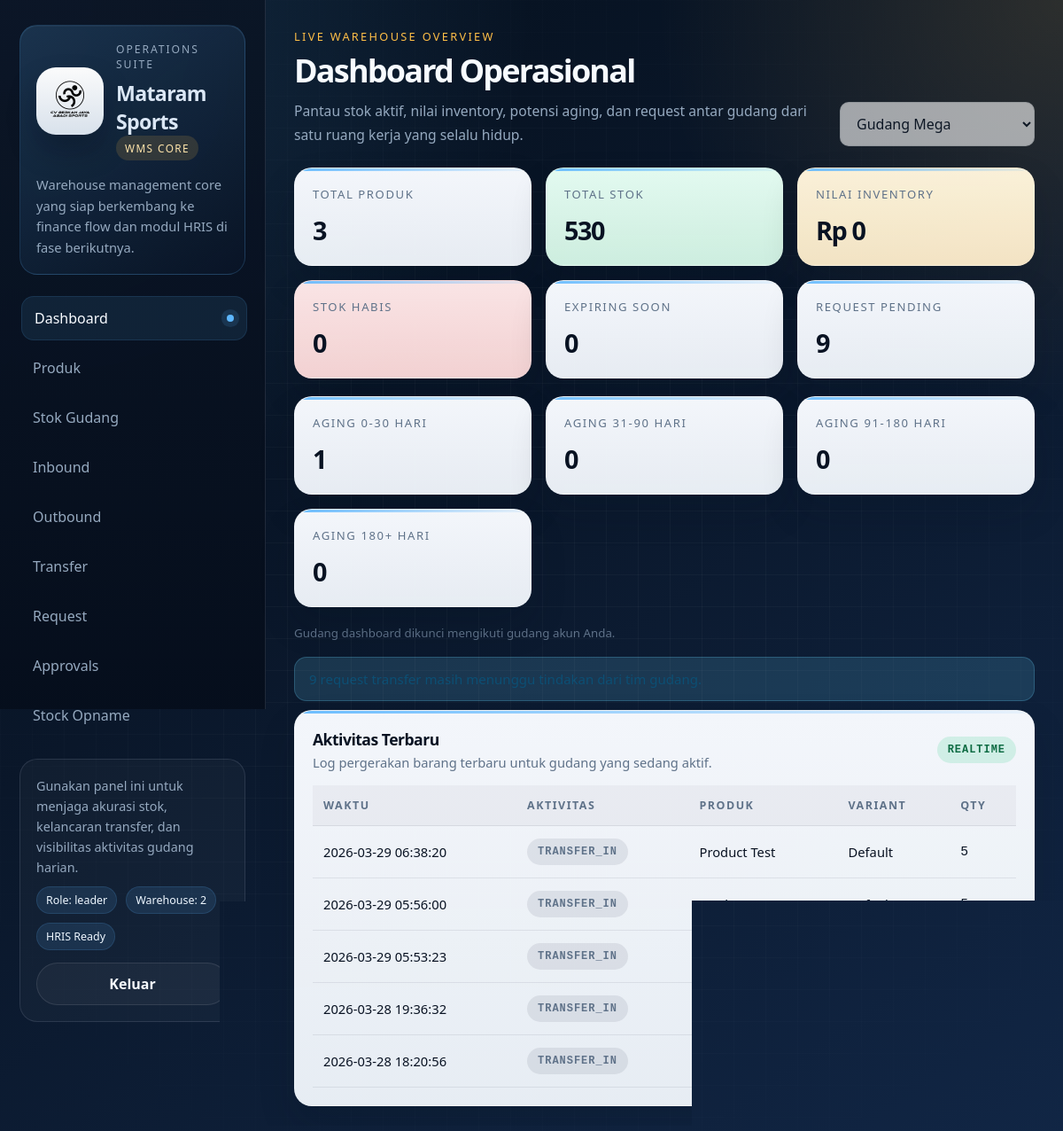
Page / (signed in) on the committed database.
### tables this page shows
CREATE TABLE users(
                id INTEGER PRIMARY KEY AUTOINCREMENT,
                username TEXT UNIQUE,
                password TEXT,
                role TEXT,
                email TEXT,
                phone TEXT
            , notify_email INTEGER DEFAULT 1, notify_whatsapp INTEGER DEFAULT 0, warehouse_id INTEGER);

CREATE TABLE stock_movements(
    id INTEGER PRIMARY KEY AUTOINCREMENT,
    product_id INTEGER,
    variant_id INTEGER,
    warehouse_id INTEGER,
    batch_id INTEGER,
    qty INTEGER,
    type TEXT, -- IN / OUT / TRANSFER_IN / TRANSFER_OUT
    created_at TIMESTAMP DEFAULT CURRENT_TIMESTAMP,

    FOREIGN KEY(batch_id) REFERENCES stock_batches(id)
);

CREATE TABLE products(
    id INTEGER PRIMARY KEY AUTOINCREMENT,
    sku TEXT UNIQUE,
    name TEXT,
    category_id INTEGER,
    FOREIGN KEY(category_id) REFERENCES categories(id)
);

CREATE TABLE product_variants(
    id INTEGER PRIMARY KEY AUTOINCREMENT,
    product_id INTEGER,
    variant TEXT, price_retail REAL DEFAULT 0, price_discount REAL DEFAULT 0, price_nett REAL DEFAULT 0,
    UNIQUE(product_id, variant),
    FOREIGN KEY(product_id) REFERENCES products(id) ON DELETE CASCADE
);

### routes/dashboard.py (the view)
@dashboard_bp.route("/")
def dashboard():
    db = get_db()
    warehouse_id = session.get("warehouse_id")
    if not warehouse_id:
        warehouse = db.execute("SELECT id FROM warehouses LIMIT 1").fetchone()
        warehouse_id = warehouse["id"] if warehouse else 1
        session["warehouse_id"] = warehouse_id
    warehouse_id = validate_warehouse(db, warehouse_id)
    data = get_dashboard_safe(db, warehouse_id)
    try:
        logs_raw = db.execute("""
            SELECT
                sm.created_at AS date,
                sm.type,
                sm.qty,
                p.name AS product_name,
                v.variant
            FROM stock_movements sm
            LEFT JOIN products p ON sm.product_id = p.id
            LEFT JOIN product_variants v ON sm.variant_id = v.id
            WHERE sm.warehouse_id=?
            ORDER BY datetime(sm.created_at) DESC
            LIMIT 20
        """, (warehouse_id,)).fetchall()
        logs = [dict(r) for r in logs_raw]
    except:
        logs = []
    warehouses = db.execute("""
        SELECT * FROM warehouses ORDER BY name
    """).fetchall()
    return render_template(
        "index.html",
        data=data,
        logs=logs,
        warehouses=warehouses,
        warehouse_id=warehouse_id
    )

### database.py (called while the page is built)
def get_db():
    db = g.get("db")
    if db is None:
        db_path = current_app.config["DATABASE"]
        db_dir = os.path.dirname(db_path)
        if db_dir and not os.path.exists(db_dir):
            os.makedirs(db_dir, exist_ok=True)
        db = sqlite3.connect(
            db_path,
            timeout=30,
            check_same_thread=False,
            isolation_level=None  # 🔥 AUTO COMMIT MODE
        )
        db.row_factory = sqlite3.Row
        try:
            db.execute("PRAGMA foreign_keys = ON")
            db.execute("PRAGMA journal_mode = WAL")
            db.execute("PRAGMA synchronous = NORMAL")
            db.execute("PRAGMA temp_store = MEMORY")
            db.execute("PRAGMA busy_timeout = 30000")  # 🔥 WAIT LOCK
        except:
            pass
        g.db = db
    return db

### routes/dashboard.py (called while the page is built)
def default_dashboard():
    return {
        "total_product": 0,
        "total_stock": 0,
        "stock_out": 0,
        "inventory_value": 0,
        "expiring_alert": 0,
        "pending_requests": 0,
        "aging": [0, 0, 0, 0]
    }

def validate_warehouse(db, warehouse_id):
    exist = db.execute(
        "SELECT id FROM warehouses WHERE id=?",
        (warehouse_id,)
    ).fetchone()
    return warehouse_id if exist else 1

### templates/index.html (shortened to what this page needs)
{% extends "base.html" %}
{% block eyebrow %}Live Warehouse Overview{% endblock %}
{% block page_title %}Dashboard Operasional{% endblock %}
{% block page_subtitle %}Pantau stok aktif, nilai inventory, potensi aging, dan request antar gudang dari satu ruang kerja yang selalu hidup.{% endblock %}
{% block page_actions %}
<select id="warehouseSelect" class="pill-select" {% if session.get("role") in ["leader", "admin"] %}disabled{% endif %}>
    {% for w in warehouses %}
    <option value="{{ w.id }}" {% if warehouse_id == w.id %}selected{% endif %}>{{ w.name }}</option>
    {% endfor %}
</select>
{% endblock %}
{% block content %}
<div class="cards">
    <div class="card">
        <p>Total Produk</p>
        <h2 id="p1">{{ data.total_product }}</h2>
    </div>
    <div class="card success">
        <p>Total Stok</p>
        <h2 id="p2">{{ data.total_stock }}</h2>
    </div>
    <div class="card warning">
        <p>Nilai Inventory</p>
        <h2 id="p3">Rp {{ "{:,.0f}".format(data.inventory_value or 0).replace(",", ".") }}</h2>
    </div>
    <div class="card danger">
        <p>Stok Habis</p>
        <h2 id="p4">{{ data.stock_out }}</h2>
    </div>
    <div class="card">
        <p>Expiring Soon</p>
        <h2 id="p5">{{ data.expiring_alert }}</h2>
    </div>
    <div class="card">
        <p>Request Pending</p>
        <h2 id="p6">{{ data.pending_requests }}</h2>
    </div>
</div>
<div class="summary">
    <div class="card-mini">
        <p>Aging 0-30 Hari</p>
        <h3>{{ data.aging[0] }}</h3>
    </div>
    <div class="card-mini">
        <p>Aging 31-90 Hari</p>
        <h3>{{ data.aging[1] }}</h3>
    </div>
    <div class="card-mini">
        <p>Aging 91-180 Hari</p>
        <h3>{{ data.aging[2] }}</h3>
    </div>
    <div class="card-mini">
        <p>Aging 180+ Hari</p>
        <h3>{{ data.aging[3] }}</h3>
    </div>
</div>
{% if session.get("role") in ["leader", "admin"] %}
<small class="helper-text" style="margin-bottom:16px;">Gudang dashboard dikunci mengikuti gudang akun Anda.</small>
{% endif %}
<div class="alerts">
    {% if data.pending_requests > 0 %}
    <div class="alert info">{{ data.pending_requests }} request transfer masih menunggu tindakan dari tim gudang.</div>
    {% endif %}
</div>
<div class="table-box">
    <div class="section-title">
        <div>
            <h2>Aktivitas Terbaru</h2>
            <p>Log pergerakan barang terbaru untuk gudang yang sedang aktif.</p>
        </div>
        <span class="badge approved">Realtime</span>
    </div>
    {% if logs %}
    <table>
        <thead>
            <tr>
                <th>Waktu</th>
                <th>Aktivitas</th>
                <th>Produk</th>
                <th>Variant</th>
                <th>Qty</th>
            </tr>
        </thead>
        <tbody id="logBody">
            {% for log in logs %}
            <tr>
                <td>{{ log.date or '-' }}</td>
                <td><span class="badge">{{ log.type }}</span></td>
                <td>{{ log.product_name or '-' }}</td>
                <td>{{ log.variant or '-' }}</td>
                <td class="mono">{{ log.qty }}</td>
            </tr>
            {% endfor %}
        </tbody>
    </table>
    {% else %}
    <div class="empty-state">Belum ada aktivitas tercatat untuk gudang ini.</div>
    {% endif %}
</div>
{% endblock %}

### templates/base.html (shortened to what this page needs)
<!DOCTYPE html>
<html lang="id">
<head>
<link rel="stylesheet" href="/static/css/dashboard.css">
</head>
<body>
<div class="layout">
<aside class="sidebar" id="menu">
    <div class="brand-block">
        <div class="brand-lockup">
            <div class="brand-mark">
                <img src="/static/brand/mataram-logo.png" alt="Mataram Sports logo">
            </div>
            <div class="brand-meta">
                <p class="brand-kicker">Operations Suite</p>
                <h2 class="brand-title">Mataram Sports</h2>
                <span class="suite-chip">WMS Core</span>
            </div>
        </div>
        <p class="brand-copy">Warehouse management core yang siap berkembang ke finance flow dan modul HRIS di fase berikutnya.</p>
    </div>
    <nav>
        <a href="/" class="{% if request.path == '/' %}active{% endif %}">Dashboard</a>
        <a href="/products" class="{% if request.path.startswith('/products') %}active{% endif %}">Produk</a>
        <a href="/stock" class="{% if request.path.startswith('/stock') %}active{% endif %}">Stok Gudang</a>
        <a href="/inbound" class="{% if request.path.startswith('/inbound') %}active{% endif %}">Inbound</a>
        <a href="/outbound" class="{% if request.path.startswith('/outbound') %}active{% endif %}">Outbound</a>
        <a href="/transfers" class="{% if request.path.startswith('/transfers') %}active{% endif %}">Transfer</a>
        <a href="/request" class="{% if request.path.startswith('/request') %}active{% endif %}">Request</a>
        {% if session.get("role") in ["leader", "owner", "super_admin"] %}
        <a href="/approvals" class="{% if request.path.startswith('/approvals') %}active{% endif %}">Approvals</a>
        {% endif %}
        <a href="/so" class="{% if request.path.startswith('/so') %}active{% endif %}">Stock Opname</a>
    </nav>
    <div class="sidebar-footer">
        <p>Gunakan panel ini untuk menjaga akurasi stok, kelancaran transfer, dan visibilitas aktivitas gudang harian.</p>
        <div class="status-row">
            <span class="status-pill">Role: {{ session.get("role", "guest") }}</span>
            <span class="status-pill">Warehouse: {{ session.get("warehouse_id", "-") }}</span>
            <span class="status-pill">HRIS Ready</span>
        </div>
        <form method="GET" action="/logout" style="margin-top:14px;">
            <button type="submit" class="ghost-button" style="width:100%;">Keluar</button>
        </form>
    </div>
</aside>
<main class="main">
    <section class="page-hero">
        <div class="page-hero-text">
            <p class="page-eyebrow">{% block eyebrow %}Operational Workspace{% endblock %}</p>
            <h1>{% block page_title %}Mataram Sports WMS{% endblock %}</h1>
            <p class="page-subtitle">{% block page_subtitle %}Satu workspace terpadu untuk memonitor stok, transaksi barang, dan kualitas operasional gudang.{% endblock %}</p>
        </div>
        <div class="page-actions">
            {% block page_actions %}{% endblock %}
        </div>
    </section>
    {% block content %}{% endblock %}
</main>
</div>
</body>
</html>

### rows in the picture
users: get "leader"
stock_movements: created_at "2026-03-29 06:38:20", type "TRANSFER_IN", name "Product Test", variant "Default", qty "5"
stock_movements: created_at "2026-03-29 05:56:00", type "TRANSFER_IN", name "Product Test", variant "Default", qty "5"
stock_movements: created_at "2026-03-29 05:53:23", type "TRANSFER_IN"
stock_movements: created_at "2026-03-28 19:36:32", type "TRANSFER_IN"
stock_movements: created_at "2026-03-28 18:20:56", type "TRANSFER_IN"

### other values in the picture
{{ session.get("warehouse_id", "-") }} "2"
{{ data.total_product }} "3"
{{ data.total_stock }} "530"
{{ data.stock_out }} "0"
{{ data.expiring_alert }} "0"
{{ data.pending_requests }} "9"
{{ data.aging[0] }} "1"
{{ data.aging[1] }} "0"
{{ data.aging[2] }} "0"
{{ data.aging[3] }} "0"
form field value "Gudang Mega"
